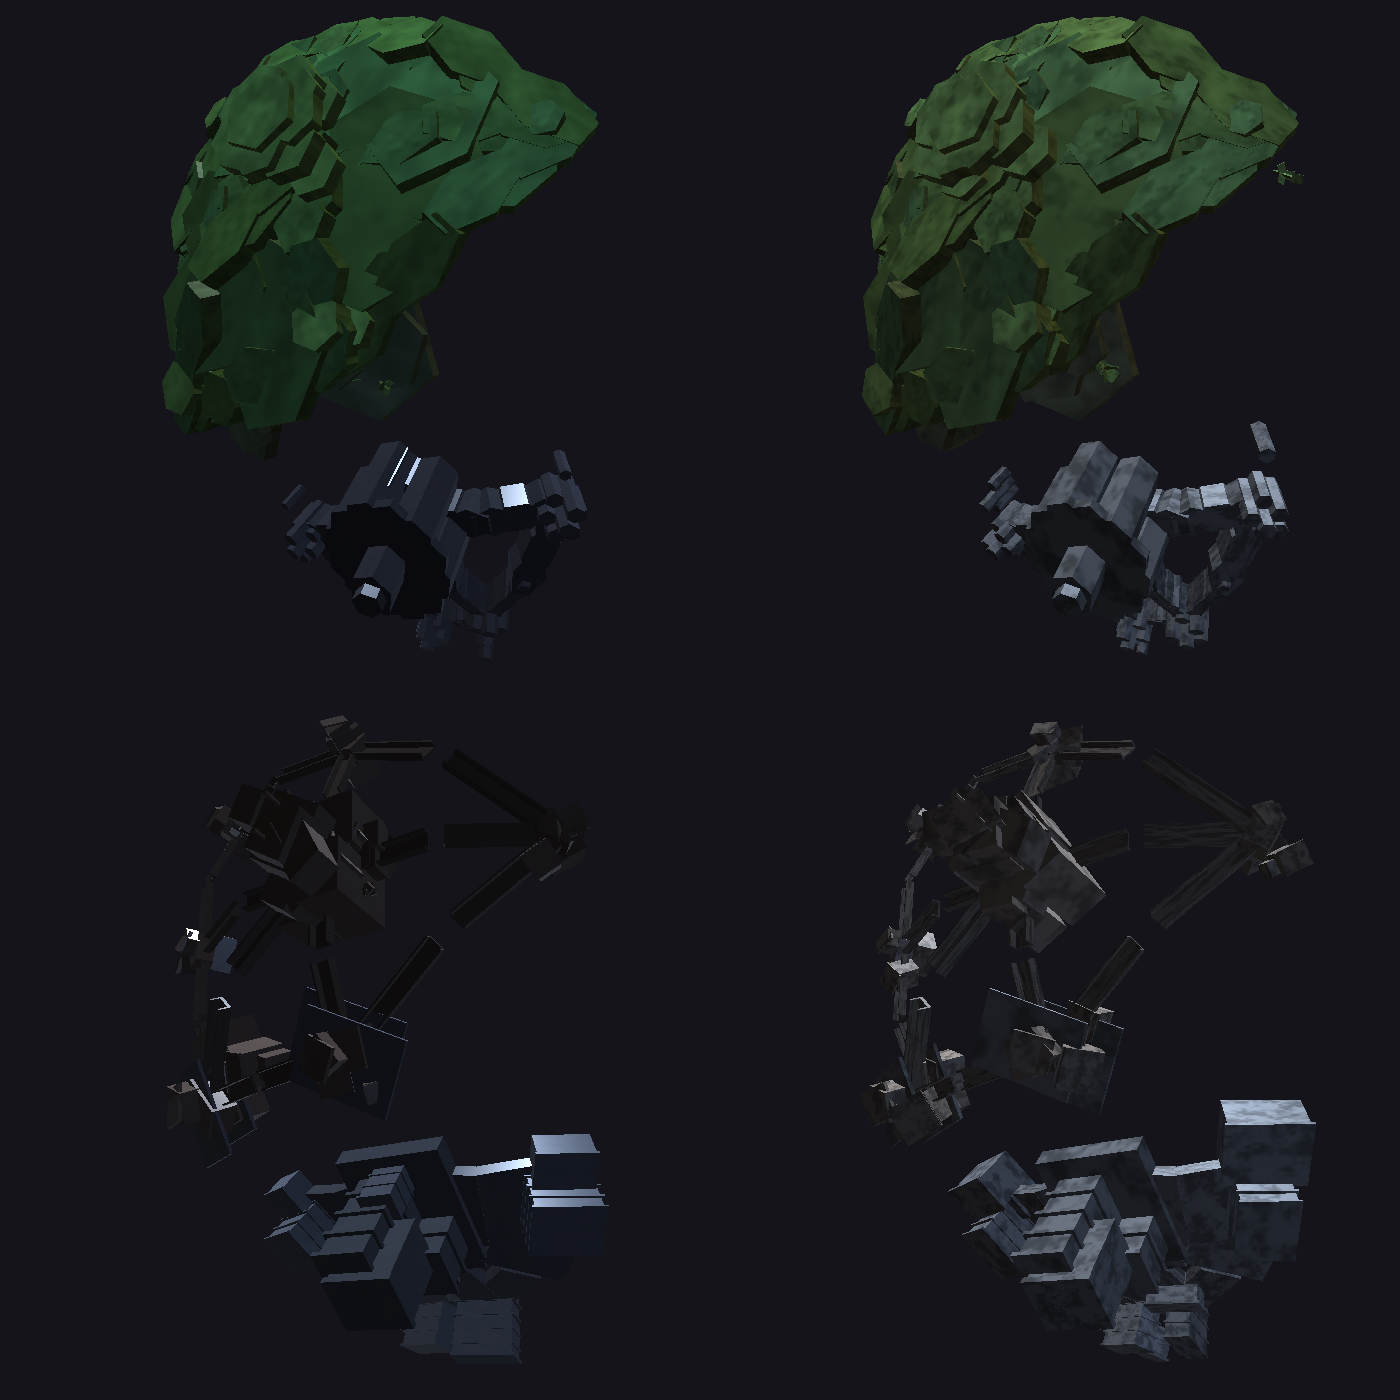

Reproduce this figure in Python.
"""
Comprueba el shader de la piel (fase 12) con un OpenGL de verdad, fuera de
TouchDesigner: compila PIEL_VERTEX y PIEL_PIXEL de estratos_comun.py con
unas funciones que imitan las de TouchDesigner (TDDeform, TDInstanceColor,
uTDMats...) y, si compila, dibuja una escena con las instancias reales del
motor (naturaleza y ciudad, velocidades altas y bajas).

    xvfb-run -a python3 pruebas/glsl_piel.py [salida.png]

Desde la fase 11 v5 dibuja tambien la malla del terreno (la esfera desplazada
por el mapa de alturas del motor, con la rampa de los pisos), los rios y los
lagos, con los focos del tinte de una nota del SEQ1.

Necesita moderngl (pip install moderngl) y una pantalla (Xvfb vale). No
comprueba que TouchDesigner declare sus funciones igual: solo que el
shader es GLSL 4.5 correcto y que hace lo que se espera con esos datos.
"""

import ast
import math
import os
import sys

import numpy as np

AQUI = os.path.dirname(os.path.abspath(__file__))
REPO = os.path.dirname(AQUI)
sys.path.insert(0, AQUI)
import vista_previa as vp  # noqa: E402

TD_VERTEX = """#version 450
#define TD_NUM_COLOR_BUFFERS 1
struct TDMatrix { mat4 camInverse; mat4 worldInverse; mat4 world; };
uniform TDMatrix uTDMats[1];
in vec3 P;
in vec3 N;
in vec4 Cd;
in vec3 uv0;
#define uv uvTD
vec3 uvTD[1];
in vec3 iT;
in vec3 iR;
in vec3 iS;
in vec4 iC;
uniform mat4 uViewProj;
mat3 tdRot(vec3 r)
{
    vec3 a = radians(r);
    mat3 rx = mat3(1.0, 0.0, 0.0, 0.0, cos(a.x), sin(a.x), 0.0, -sin(a.x), cos(a.x));
    mat3 ry = mat3(cos(a.y), 0.0, -sin(a.y), 0.0, 1.0, 0.0, sin(a.y), 0.0, cos(a.y));
    mat3 rz = mat3(cos(a.z), sin(a.z), 0.0, -sin(a.z), cos(a.z), 0.0, 0.0, 0.0, 1.0);
    return rz * ry * rx;
}
vec4 TDDeform(vec3 p) { uvTD[0] = uv0; return vec4(tdRot(iR) * (p * iS) + iT, 1.0); }
vec3 TDDeformNorm(vec3 n) { return tdRot(iR) * (n / iS); }
vec4 TDWorldToProj(vec4 w) { return uViewProj * w; }
vec4 TDInstanceColor(vec4 c) { return iC * c; }
int TDInstanceID() { return gl_InstanceID; }
int TDCameraIndex() { return 0; }
void TDWritePickingValues() {}
#line 1
"""

TD_PIXEL = """#version 450
#define TD_NUM_COLOR_BUFFERS 1
struct TDMatrix { mat4 camInverse; mat4 worldInverse; mat4 world; };
uniform TDMatrix uTDMats[1];
void TDCheckDiscard() {}
vec4 TDOutputSwizzle(vec4 c) { return c; }
#line 1
"""


def shaders():
    """(PIEL_VERTEX, PIEL_PIXEL) leidos de estratos_comun.py sin ejecutarlo."""
    arbol = ast.parse(open(os.path.join(REPO, 'estratos_comun.py'), encoding='utf-8').read())
    out = {}
    for nodo in arbol.body:
        if isinstance(nodo, ast.Assign) and len(nodo.targets) == 1 \
                and getattr(nodo.targets[0], 'id', '') in ('PIEL_VERTEX', 'PIEL_PIXEL'):
            out[nodo.targets[0].id] = ast.literal_eval(nodo.value)
    return out['PIEL_VERTEX'], out['PIEL_PIXEL']


def compilar(ctx):
    v, p = shaders()
    return ctx.program(vertex_shader=TD_VERTEX + v, fragment_shader=TD_PIXEL + p)


def malla(m, prims, c=None):
    """Triangulos con normal plana: (n, 9) = posicion, normal y uv. prims: las
    piezas de un modelo o, desde la fase 11 v8, el nombre de un ejemplar."""
    if isinstance(prims, str):
        tris, uvs = vp.malla_ejemplar(m, prims, c)
    else:
        tris = vp.mallas_de(m, prims)
        uvs = np.zeros((len(tris), 3))
    out = []
    for t, u in zip(tris, uvs):
        n = np.cross(t[1] - t[0], t[2] - t[0])
        ln = np.linalg.norm(n)
        if ln < 1e-12:
            continue
        n = n / ln
        for q in t:
            out.append(np.concatenate([q, n, u]))
    return np.array(out, dtype='f4')


def mirar(cam, foco, fov=45.0, aspecto=1.0, near=0.5, far=200.0):
    cam, foco = np.array(cam, float), np.array(foco, float)
    f = foco - cam
    f /= np.linalg.norm(f)
    r = np.cross(f, [0.0, 1.0, 0.0])
    r /= np.linalg.norm(r)
    u = np.cross(r, f)
    V = np.identity(4)
    V[0, :3], V[1, :3], V[2, :3] = r, u, -f
    V[:3, 3] = -V[:3, :3] @ cam
    t = 1.0 / math.tan(math.radians(fov) / 2)
    Pm = np.zeros((4, 4))
    Pm[0, 0], Pm[1, 1] = t / aspecto, t
    Pm[2, 2], Pm[2, 3] = (far + near) / (near - far), 2 * far * near / (near - far)
    Pm[3, 2] = -1.0
    return Pm @ V


def escena(m):
    """Mundos con una zona de cada especie: naturaleza y ciudad, con
    velocidad alta (pulido) y baja (rugoso)."""
    mundos = []
    for tema, vel in ((0, 120), (0, 12), (1, 120), (1, 12)):
        c = dict(m.DEFAULT_CFG)
        c.update(nivel=12, tema=tema, avance=1)
        W = m.new_world()
        t = 0.0
        paso = m.step_dur(c, 120.0)
        for nota, s in ((64, m.GEO), (40, m.ARQ)):
            i = m.note_cell(nota)
            for _ in range(3):
                for x in [i] + list(m.NEIGH[i]):
                    m.note_on(W, c, s, m.cell_note(x), vel, t, 120.0)
                    m.note_off(W, c, s, m.cell_note(x), t + 0.5 * paso, 120.0)
            for _ in range(12):
                m.note_on(W, c, s, nota, vel, t, 120.0)
        for k in range(90):
            t += 1 / 30.0
            m.tick(W, c, t, 120.0, True)
        mundos.append((c, W, t))
    return mundos


def escena_natural(m):
    """Fase 11 v5: una cordillera de 5 celdas en fila con cumbres, un monte
    boscoso (ocupacion 12) y un bosque de 7 celdas; una nota del SEQ1 encendida."""
    c = dict(m.DEFAULT_CFG)
    c.update(nivel=13, tema=0, avance=1)
    W = m.new_world()
    t = 0.0
    paso = m.step_dur(c, 120.0)
    fila = [m.note_cell(n) for n in (62, 63, 64, 65, 66)]
    for _ in range(4):
        for x in fila:
            for _ in range(4):
                m.note_on(W, c, m.ARQ, m.cell_note(x), 100, t, 120.0)
                m.note_off(W, c, m.ARQ, m.cell_note(x), t + 0.5 * paso, 120.0)
    for x, k in ((fila[1], 40), (fila[3], 24)):
        for _ in range(k):
            m.note_on(W, c, m.ARQ, m.cell_note(x), 100, t, 120.0)
    i = m.note_cell(52)
    for _ in range(3):
        for x in [i] + list(m.NEIGH[i]):
            for _ in range(4):
                m.note_on(W, c, m.GEO, m.cell_note(x), 100, t, 120.0)
                m.note_off(W, c, m.GEO, m.cell_note(x), t + 0.5 * paso, 120.0)
    for _ in range(80):
        m.note_on(W, c, m.GEO, 52, 100, t, 120.0)
    for k in range(120):
        t += 1 / 30.0
        m.tick(W, c, t, 120.0, True)
    # fase 11 v8: arrozal (5 notas del SEQ1 en la cumbre de la cordillera) y
    # meseta-jardin (2 notas del SEQ2 en el bosque)
    for _ in range(5):
        m.note_on(W, c, m.GEO, m.cell_note(fila[1]), 100, t, 120.0)
    veg = [x for x in [i] + list(m.NEIGH[i]) if W['own'][x] == m.GEO]
    if veg:
        i = veg[0]
        for x in [i] + [y for y in m.NEIGH[i] if W['own'][y] == m.GEO][:2]:
            for _ in range(2 if x == i else 1):
                m.note_on(W, c, m.ARQ, m.cell_note(x), 100, t, 120.0)
    for k in range(60):
        t += 1 / 30.0
        m.tick(W, c, t, 120.0, True)
    m.note_on(W, c, m.GEO, m.cell_note(i), 100, t, 120.0)       # la nota: el borde se tine
    return c, W, t, fila, i


def escena_ciudad(m):
    """Fase 11 v10: la ciudad legible. Una fila de celdas con la escalera
    informal (1, 2, 3, 5, 6, 9) y otra con la planificada (1, 2, 4, 6, 8, 9), una
    colonia sobre una torre-punto, un marco sobre un barrio y un cluster de
    rascacielos en obra; con las ventanas de la fase 17 encendidas."""
    c = dict(m.DEFAULT_CFG)
    c.update(nivel=17, tema=1, avance=0)
    W = m.new_world()
    W['estacion'] = dict(tinte=[1.0, 1.0, 1.0], ventanas=1)
    anillo = m.RINGS[3]
    otro = m.RINGS[4]

    def poner(x, own, occ, vel=100):
        W['occ'][x], W['own'][x], W['sp'][x], W['vel'][x] = occ, own, own, vel
        W['h'][x] = W['vh'][x] = m.height_for(c, occ)
        W['t_nac'][x] = -50.0
    for k, o in enumerate((1, 2, 3, 5, 6, 9)):
        poner(anillo[k], m.GEO, o, 90 + 7 * k)
    for k, o in enumerate((1, 2, 4, 6, 8, 9)):
        poner(otro[k], m.ARQ, o, 60 + 11 * k)
    m.cerrar_obras(W, c)
    col = anillo[7]                              # colonia: torre-punto con 6 notas del SEQ1
    poner(col, m.ARQ, 3)
    W['t_nac'][col] = 7.0
    for _ in range(6):
        m.note_on(W, c, m.GEO, m.cell_note(col), 100, 1.0, 120.0)
    W['occ'][col] = 3
    mar = otro[7]                                # marco: barrio con 3 notas del SEQ2
    poner(mar, m.GEO, 6)
    W['t_nac'][mar] = 8.0
    for _ in range(3):
        m.note_on(W, c, m.ARQ, m.cell_note(mar), 100, 1.0, 120.0)
    W['occ'][mar] = 6
    m.cerrar_obras(W, c)
    obra = otro[9]                               # un rascacielos en obra (esqueleto y fachada)
    poner(obra, m.ARQ, 8)
    m.ciudad_sync(W, c, obra, 1.0)
    W['obra'][obra] = 3
    W['t_obra'][obra] = -10.0
    t = 2.0
    W['paso'] = 0.125
    return c, W, t, anillo[2], otro[3]


def escena_industria(m):
    """Fase 11 v11: la industria. La escalera de la mina (1, 2, 4, 6, 8) y la de
    la energia (1, 2, 4, 6, 8), una corta y una planta integrada; las vias y la red."""
    c = dict(m.DEFAULT_CFG)
    c.update(nivel=17, tema=2, avance=0)
    W = m.new_world()
    W['estacion'] = dict(tinte=[1.0, 1.0, 1.0], ventanas=1)
    anillo, otro = m.RINGS[3], m.RINGS[4]

    def poner(x, own, occ, vel=100):
        W['occ'][x], W['own'][x], W['sp'][x], W['vel'][x] = occ, own, own, vel
        W['h'][x] = W['vh'][x] = m.height_for(c, occ)
        W['t_nac'][x] = -50.0
    for k, o in enumerate((1, 2, 4, 6, 8)):
        poner(anillo[k], m.GEO, o, 90 + 7 * k)
        poner(otro[k], m.ARQ, o, 60 + 11 * k)
    m.cerrar_obras(W, c)
    co = otro[7]
    poner(co, m.ARQ, 4)
    W['t_nac'][co] = 9.0
    for _ in range(5):
        m.note_on(W, c, m.GEO, m.cell_note(co), 100, 1.0, 120.0)
    W['occ'][co] = 4
    it = anillo[7]
    poner(it, m.GEO, 4)
    W['t_nac'][it] = 10.0
    for _ in range(3):
        m.note_on(W, c, m.ARQ, m.cell_note(it), 100, 1.0, 120.0)
    W['occ'][it] = 4
    m.cerrar_obras(W, c)
    W['paso'] = 0.125
    W['pulso']['beat'] = 3.3
    return c, W, 2.0, anillo[2], otro[3]


def esfera(filas=256, cols=512):
    """La malla del terreno: esfera unidad (posicion y normal)."""
    v = []
    for r in range(filas + 1):
        la = math.pi * r / filas - math.pi / 2
        for k in range(cols + 1):
            lo = 2 * math.pi * k / cols - math.pi
            v.append([math.cos(la) * math.cos(lo), math.sin(la), math.cos(la) * math.sin(lo)])
    v = np.array(v, dtype='f4')
    tri = []
    for r in range(filas):
        for k in range(cols):
            a, b = r * (cols + 1) + k, r * (cols + 1) + k + 1
            c_, d = a + cols + 1, b + cols + 1
            tri += [a, b, d, a, d, c_]
    P = v[np.array(tri)]
    return np.concatenate([P, P, np.zeros_like(P)], axis=1).astype('f4')


def texturas(ctx, m, c):
    """sAlturas (el mapa del motor) y sRampa (la rampa de los pisos)."""
    a = m.alturas_array()
    alt = ctx.texture((a.shape[1], a.shape[0]), 4, a.astype('f4').tobytes(), dtype='f4')
    alt.repeat_x, alt.repeat_y = True, False
    claves = m.rampa_hipso(c)
    fil = np.array([list(m.color_piso(c, x / 255.0)) + [1.0] for x in range(256)], dtype='f4')
    ram = ctx.texture((256, 1), 4, fil.tobytes(), dtype='f4')
    ram.repeat_x = ram.repeat_y = False
    cu = m.cultivos_array()                     # fase 11 v8: bancales, riego y mesetas
    cul = ctx.texture((cu.shape[1], cu.shape[0]), 4, cu.astype('f4').tobytes(), dtype='f4')
    cul.repeat_x, cul.repeat_y = True, False
    return alt, ram, len(claves), cul


def dibujar(ctx, prog, m, c, W, now, cam, foco, lado=700, terreno=None):
    inst = m.build_instances(W, c, now)
    fbo = ctx.simple_framebuffer((lado, lado))
    fbo.use()
    fbo.clear(0.08, 0.08, 0.10, 1.0, depth=1.0)
    ctx.enable(ctx.DEPTH_TEST)
    VP = mirar(cam, foco)
    prog['uViewProj'].write(VP.T.astype('f4').tobytes())
    Ci = np.linalg.inv(np.array([[1, 0, 0, cam[0]], [0, 1, 0, cam[1]], [0, 0, 1, cam[2]], [0, 0, 0, 1.0]]))
    prog['uTDMats[0].camInverse'].write(np.linalg.inv(Ci).T.astype('f4').tobytes())
    if 'uTDMats[0].worldInverse' in prog:
        prog['uTDMats[0].worldInverse'].write(np.identity(4).astype('f4').tobytes())
    if 'uTDMats[0].world' in prog:              # motor v77: el vaiven del dosel lo usa
        prog['uTDMats[0].world'].write(np.identity(4).astype('f4').tobytes())
    uni = m.uniformes_piel(W, c, now) if hasattr(m, 'uniformes_piel') else {}
    for k, v in uni.items():
        if k in prog and k != 'uTerreno':
            prog[k].value = tuple(float(x) for x in v)
    for k in ('uTerreno',):
        if k in prog:
            prog[k].value = (0.0, 1.0, 0.0, 1.0)
    R = m.top_radius(W, c)
    luces = dict(uLuz0=(0.0, R * 2 + 14, 4.0, 0), uLuz0Col=(0.82 * 1.15, 0.90 * 1.15, 1.15, 0),
                 uLuz1=(14.0, -10.0, 18.0, 0), uLuz1Col=(0.10, 0.14, 0.20, 0),
                 uLuz2=(0, 0, 0, 0), uLuz2Col=(0, 0, 0, 0), uAmbiente=(0.16, 0.16, 0.18, 0),
                 uVentanas=(1.0 if c['nivel'] >= 17 else 0.0, 0, 0, 0))
    for k, v in luces.items():
        if k in prog:
            prog[k].value = v
    if terreno is not None and 'uTerreno' in prog:      # fase 11 v5: la malla del relieve
        alt, ram, _, cul = terreno
        alt.use(0)
        ram.use(1)
        cul.use(2)
        if 'sCultivo' in prog:
            prog['sCultivo'].value = 2
        if 'sAlturas' in prog:
            prog['sAlturas'].value = 0
        if 'sRampa' in prog:
            prog['sRampa'].value = 1
        prog['uTerreno'].value = (1.0, float(uni['uTerreno'][1]), float(uni['uTerreno'][2]), 1.0)
        prog['uFamilia'].value = (3.0, 0, 0, 0)
        esf = esfera(512, 1024)             # comun v75: la malla, el doble de fina que el mapa
        vbo = ctx.buffer(esf.tobytes())
        ibo = ctx.buffer(np.array([[0, 0, 0, 0, 0, 0, 1, 1, 1, 1, 1, 1, 1]], dtype='f4').tobytes())
        cd = ctx.buffer(np.ones((len(esf), 4), dtype='f4').tobytes())
        vao = ctx.vertex_array(prog, [(vbo, '3f 3f 3f', 'P', 'N', 'uv0'), (cd, '4f', 'Cd'),
                                      (ibo, '3f 3f 3f 4f/i', 'iT', 'iR', 'iS', 'iC')])
        vao.render(instances=1)
        nmatas = int(uni.get('uPradera', (0,))[0]) if hasattr(m, 'malla_pradera') else 0
        if nmatas > 0 and 'uPradera' in prog:      # motor v99: la pradera, que coloca el vertex shader
            prog['uTerreno'].value = (0.0, float(uni['uTerreno'][1]), float(uni['uTerreno'][2]), 1.0)
            prog['uFamilia'].value = (7.0, 0, 0, 0)
            Pm, Nm, Um, Tm = m.malla_pradera()
            mata = np.array([list(Pm[k]) + list(Nm[k]) + list(Um[k]) for t_ in Tm for k in t_], dtype='f4')
            vbo = ctx.buffer(mata.tobytes())
            unas = np.tile(np.array([[0, 0, 0, 0, 0, 0, 1, 1, 1, 1, 1, 1, 1]], dtype='f4'), (nmatas, 1))
            ibo = ctx.buffer(unas.tobytes())
            cd = ctx.buffer(np.ones((len(mata), 4), dtype='f4').tobytes())
            vao = ctx.vertex_array(prog, [(vbo, '3f 3f 3f', 'P', 'N', 'uv0'), (cd, '4f', 'Cd'),
                                          (ibo, '3f 3f 3f 4f/i', 'iT', 'iR', 'iS', 'iC')])
            vao.render(instances=nmatas)
        prog['uTerreno'].value = (0.0, 1.0, 0.0, 1.0)
    # fase 11 v5: rios y lagos (agua); motor v100: las conchas (estratos, capas de tierra)
    for g, fam in (('estratos', 8.0), ('rios', 4.0), ('tejido', 0.0)):
        filas = inst.get(g) or []
        if not filas or 'uFamilia' not in prog:
            continue
        prog['uFamilia'].value = (fam, 0, 0, 0)
        tri = malla(m, [('caja', 0.0, 0.5, 0.0, 1.0, 1.0, 1.0, 0.0, 0.0, 0.0)], c)
        vbo = ctx.buffer(tri.tobytes())
        datos = np.array([list(f[:12]) + [f[12] if len(f) > 12 else 1.0] for f in filas], dtype='f4')
        ibo = ctx.buffer(datos.tobytes())
        cd = ctx.buffer(np.ones((len(tri), 4), dtype='f4').tobytes())
        vao = ctx.vertex_array(prog, [(vbo, '3f 3f 3f', 'P', 'N', 'uv0'), (cd, '4f', 'Cd'),
                                      (ibo, '3f 3f 3f 4f/i', 'iT', 'iR', 'iS', 'iC')])
        vao.render(instances=len(filas))
    for g, mo, mat in m.geometrias_piel(c):
        filas = inst.get(g) or []
        if not filas:
            continue
        if 'uFamilia' in prog:
            prog['uFamilia'].value = (float(m.FAMILIAS.index(m.familia_de(mo))) if mo[:3] != 'ciu' else 0.0,
                                      0, 0, 0)
        es_malla = m.es_ejemplar(mo) or (hasattr(m, 'es_edificio') and m.es_edificio(mo))
        tri = malla(m, mo if es_malla else m.MODELOS[mo], c)
        vbo = ctx.buffer(tri.tobytes())
        datos = np.array([list(f[:12]) + [f[12] if len(f) > 12 else 1.0] for f in filas], dtype='f4')
        ibo = ctx.buffer(datos.tobytes())
        cd = ctx.buffer(np.ones((len(tri), 4), dtype='f4').tobytes())
        vao = ctx.vertex_array(prog, [(vbo, '3f 3f 3f', 'P', 'N', 'uv0'), (cd, '4f', 'Cd'),
                                      (ibo, '3f 3f 3f 4f/i', 'iT', 'iR', 'iS', 'iC')])
        vao.render(instances=len(filas))
    img = np.frombuffer(fbo.read(components=3), dtype='u1').reshape(lado, lado, 3)[::-1]
    return img, inst


def main():
    import moderngl
    from PIL import Image
    salida = sys.argv[1] if len(sys.argv) > 1 else os.path.join(AQUI, 'glsl_piel.png')
    ctx = moderngl.create_standalone_context(require=430)
    try:
        prog = compilar(ctx)
    except Exception as e:
        print('FALLO  el shader no compila:\n%s' % e)
        return 1
    print('OK     el shader de la piel compila (%s)' % ctx.info['GL_RENDERER'])
    m = vp.cargar_motor()
    imgs = []
    for c, W, now in escena(m):
        i, j = m.note_cell(64), m.note_cell(40)
        mid = m._norm(m._add(m.normal_i(i), m.normal_i(j)))
        foco = m._mul(mid, 6.5)
        cam = m._add(m._mul(mid, 17.0), m._mul(m.tangents(mid)[0], 6.0))
        img, inst = dibujar(ctx, prog, m, c, W, now, cam, foco)
        imgs.append(img)
        print('       %s, vel %d: %d instancias de modelos'
              % (m.tema_de(c), W['vel'][i], sum(len(v) for k, v in inst.items() if k.startswith('mod_'))))
    fila = lambda a, b: np.concatenate([a, b], axis=1)
    if hasattr(m, 'terreno'):                   # fase 11 v5: la naturaleza legible, cerca y lejos
        c, W, now, cord, bosque = escena_natural(m)
        m.terreno(W, c)
        m.build_instances(W, c, now)
        tex = texturas(ctx, m, c)
        mid = m._norm(m._add(m.normal_i(cord[2]), m.normal_i(bosque)))
        R = m.top_radius(W, c)
        for dist, k in ((R * 2.3, 0.0), (R * 5.2, 0.0)):
            cam = m._add(m._mul(mid, dist), m._mul(m.tangents(mid)[0], dist * 0.25))
            img, inst = dibujar(ctx, prog, m, c, W, now, cam, m._mul(mid, R * 0.6), terreno=tex)
            imgs.append(img)
        pz = W['piel']
        print('       naturaleza legible: %d ejemplares (%d hojas), %d montes, %d cordilleras, %d cumbres '
              'nevadas, rios %d (%d lagos), arrozales %s, mesetas %s'
              % (pz['ejemplares'], pz['hojas'], pz['montes'], pz['cordilleras'], pz['nevadas'],
                 W['rios_res']['rios'], W['rios_res']['lagos'], pz['hibridos']['arrozales'],
                 pz['hibridos']['mesetas']))
    if hasattr(m, 'build_ciudad'):              # fase 11 v10: la ciudad legible, cerca y lejos
        c, W, now, a, b = escena_ciudad(m)
        m.build_instances(W, c, now)
        mid = m._norm(m._add(m.normal_i(a), m.normal_i(b)))
        R = m.top_radius(W, c)
        for dist in (R * 1.75, R * 4.6):
            cam = m._add(m._mul(mid, dist), m._mul(m.tangents(mid)[1], dist * 0.18))
            img, inst = dibujar(ctx, prog, m, c, W, now, cam, m._mul(mid, R * 0.85))
            imgs.append(img)
        pz = W['piel'].get('ciudad', {})
        print('       ciudad legible: %d edificios de %d tipos, lenguajes F/T/C %s, colonias %s, marcos %s'
              % (pz.get('edificios', 0), pz.get('tipos', 0), pz.get('lenguajes'), pz.get('colonias'),
                 pz.get('marcos')))
    if hasattr(m, 'DISENOS_IND'):               # fase 11 v11: la industria, cerca y lejos
        c, W, now, a, b = escena_industria(m)
        m.build_instances(W, c, now)
        mid = m._norm(m._add(m.normal_i(a), m.normal_i(b)))
        R = m.top_radius(W, c)
        for dist in (R * 1.75, R * 4.6):
            cam = m._add(m._mul(mid, dist), m._mul(m.tangents(mid)[1], dist * 0.18))
            img, inst = dibujar(ctx, prog, m, c, W, now, cam, m._mul(mid, R * 0.85))
            imgs.append(img)
        pz = W['piel'].get('ciudad', {})
        print('       industria: %d plantas de %d tipos, epocas %s, cortas %s, integradas %s, humo %d'
              % (pz.get('edificios', 0), pz.get('tipos', 0), pz.get('epocas'), pz.get('cortas'),
                 pz.get('integradas'), pz.get('humo', 0)))
    filas_img = [fila(imgs[0], imgs[1]), fila(imgs[2], imgs[3])]
    for k in range(4, len(imgs) - 1, 2):
        filas_img.append(fila(imgs[k], imgs[k + 1]))
    Image.fromarray(np.concatenate(filas_img, axis=0)).save(salida)
    print('       %s' % salida)
    return 0


if __name__ == '__main__':
    sys.exit(main())
